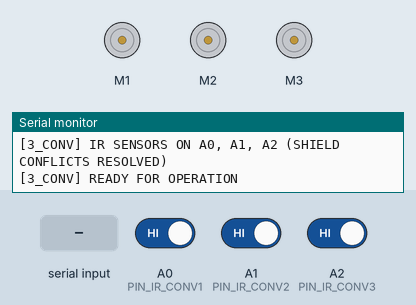
Simulated run of this sketch. Board: Arduino Uno, built with avr-gcc and run on an emulated ATmega328P. Parts: 3 × DC motor (green arrow = forward, orange = backward, longer = faster), the last lines printed to the serial monitor. The inputs (shaded band) are chosen by the test bench; at power-on: A0 (PIN_IR_CONV1) HIGH, A1 (PIN_IR_CONV2) HIGH, A2 (PIN_IR_CONV3) HIGH.

Above: at 1.2 s.
1.3 s: A0 (PIN_IR_CONV1) driven LOW
At 2.5 s:
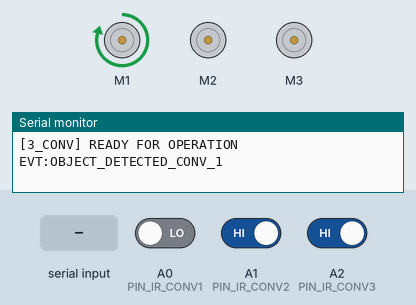
2.8 s: A1 (PIN_IR_CONV2) driven LOW
At 3.7 s:
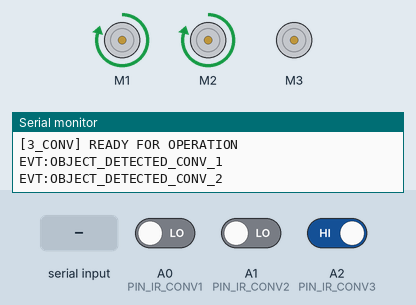
4.3 s: "3" received over Serial
At 4.8 s:
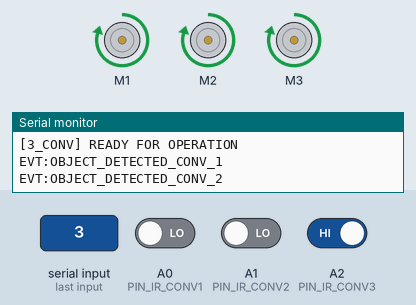
7.3 s: A2 (PIN_IR_CONV3) driven LOW
At 7.55 s:
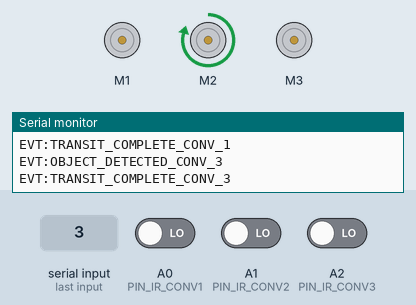
9.3 s: "3" received over Serial
At 9.8 s:
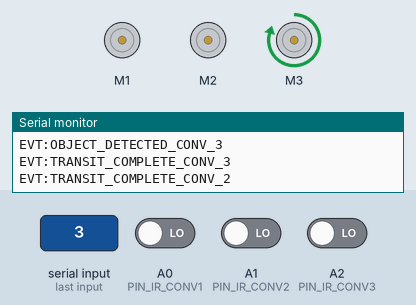
10.8 s: "1" received over Serial
At 12.2 s:
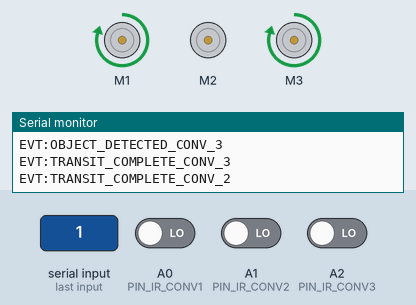
Timing chart, 0 to 15.7 s (numbered marks = the images above; inputs shaded):
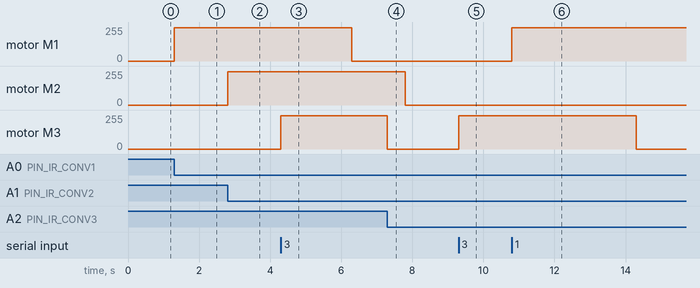

Measured:
- after the input at 1.3 s, motor M1: stopped → forward 250/255 at once
- after the input at 2.8 s, motor M2: stopped → forward 250/255 at once
- after the input at 4.3 s, motor M3: stopped → forward 250/255 at once
- after the input at 7.3 s, motor M3: forward 250/255 → stopped at once
- after the input at 9.3 s, motor M3: stopped → forward 250/255 at once
- after the input at 10.8 s, motor M1: stopped → forward 250/255 at once

The sketch:

three_conveyor.ino
```cpp
/**
 * @file three_conveyor.ino
 * @brief Subsystem 4: 3-Stage Transfer Conveyor Firmware
 * @project Conveyor Belt with Portable Robotic Arm
 * @reference Government Polytechnic Panaji (Diploma Report 2024, Ch 4, pp. 50-51)
 *
 * Hardware Architecture:
 * - Microcontroller: Arduino Uno R3 (ATmega328P)
 * - Motor Shield: Adafruit L293D Motor Shield v1
 * - Actuators:
 *   - M1: 100 RPM BO DC Motor (Conveyor Belt 1)
 *   - M2: 100 RPM BO DC Motor (Conveyor Belt 2)
 *   - M3: 100 RPM BO DC Motor (Conveyor Belt 3)
 * - Object Sensors: 3x IR Proximity Sensors
 *
 * Engineered Resolutions:
 * 1. Resolved Pin Collisions with L293D Shield:
 *    Original report connected IR2 to Pin 6 (which is M4 PWM on L293D shield) and
 *    IR3 to Pin 10 (which is Servo 1 line). Rerouted IR sensors to Arduino Uno
 *    Analog pins A0, A1, A2 configured as digital INPUT_PULLUP.
 * 2. Non-Blocking Event-Driven FSM:
 *    Replaced the blocking delay(5000) cascade with non-blocking millis() state tracking.
 *    Each conveyor belt now activates and transports parcels concurrently and independently.
 * 3. Serial Telemetry & Emergency Stop:
 *    Full event reporting and safety halt capabilities.
 */

#include <Arduino.h>
#include <AFMotor.h>

// --- PIN DEFINITIONS ---
// Routed to dedicated Analog pins (addressed as digital inputs)
const uint8_t PIN_IR_CONV1 = A0;  // Conveyor 1 Infeed IR Sensor
const uint8_t PIN_IR_CONV2 = A1;  // Conveyor 2 Mid-Transfer IR Sensor
const uint8_t PIN_IR_CONV3 = A2;  // Conveyor 3 Outfeed IR Sensor

// --- CONFIGURATION CONSTANTS ---
const uint32_t SERIAL_BAUD = 9600;
const uint8_t MOTOR_SPEED_DEFAULT = 250;
const uint32_t CONVEYOR_RUN_DURATION_MS = 5000; // 5.0 seconds transfer cycle per report

// --- MOTOR INSTANTIATION ---
AF_DCMotor motorBelt1(1);  // M1 Terminal
AF_DCMotor motorBelt2(2);  // M2 Terminal
AF_DCMotor motorBelt3(3);  // M3 Terminal

// --- INDEPENDENT CONVEYOR STATE STRUCT ---
struct ConveyorBelt {
  uint8_t id;
  uint8_t sensorPin;
  AF_DCMotor* motor;
  bool isRunning;
  uint32_t startTime;
  bool lastSensorState;
};

ConveyorBelt belts[3] = {
  { 1, PIN_IR_CONV1, &motorBelt1, false, 0, HIGH },
  { 2, PIN_IR_CONV2, &motorBelt2, false, 0, HIGH },
  { 3, PIN_IR_CONV3, &motorBelt3, false, 0, HIGH }
};

// --- FORWARD DECLARATIONS ---
void startBelt(ConveyorBelt &belt);
void stopBelt(ConveyorBelt &belt);
void emergencyStopAll();

void setup() {
  Serial.begin(SERIAL_BAUD);
  while (!Serial && millis() < 1000) {}

  // Initialize IR sensor pins with internal pullups
  pinMode(PIN_IR_CONV1, INPUT_PULLUP);
  pinMode(PIN_IR_CONV2, INPUT_PULLUP);
  pinMode(PIN_IR_CONV3, INPUT_PULLUP);

  // Set initial motor speeds
  motorBelt1.setSpeed(MOTOR_SPEED_DEFAULT);
  motorBelt2.setSpeed(MOTOR_SPEED_DEFAULT);
  motorBelt3.setSpeed(MOTOR_SPEED_DEFAULT);

  // Safe Boot: Ensure all motors start in RELEASE state
  emergencyStopAll();

  Serial.println(F("[3_CONV] FIRMWARE INITIALIZED: NON-BLOCKING FSM ACTIVE"));
  Serial.println(F("[3_CONV] IR SENSORS ON A0, A1, A2 (SHIELD CONFLICTS RESOLVED)"));
  Serial.println(F("[3_CONV] READY FOR OPERATION"));
}

void loop() {
  uint32_t now = millis();

  // Process any incoming serial commands
  if (Serial.available() > 0) {
    char cmd = (char)Serial.read();
    if (cmd == 'S' || cmd == 's') {
      emergencyStopAll();
      Serial.println(F("ACK:3CONV_EMERGENCY_STOP"));
    } else if (cmd == '1') {
      startBelt(belts[0]);
    } else if (cmd == '2') {
      startBelt(belts[1]);
    } else if (cmd == '3') {
      startBelt(belts[2]);
    } else if (cmd == '?') {
      Serial.print(F("STA:CONV1:")); Serial.print(belts[0].isRunning ? "RUN" : "IDLE");
      Serial.print(F(",CONV2:")); Serial.print(belts[1].isRunning ? "RUN" : "IDLE");
      Serial.print(F(",CONV3:")); Serial.println(belts[2].isRunning ? "RUN" : "IDLE");
    }
  }

  // Iterate through all 3 conveyors independently
  for (uint8_t i = 0; i < 3; i++) {
    int sensorVal = digitalRead(belts[i].sensorPin);

    // Active LOW sensor triggered on newly detected parcel
    if (sensorVal == LOW && belts[i].lastSensorState == HIGH) {
      Serial.print(F("EVT:OBJECT_DETECTED_CONV_"));
      Serial.println(belts[i].id);
      startBelt(belts[i]);
    }
    belts[i].lastSensorState = sensorVal;

    // Check non-blocking runtime duration timer
    if (belts[i].isRunning) {
      if (now - belts[i].startTime >= CONVEYOR_RUN_DURATION_MS) {
        stopBelt(belts[i]);
        Serial.print(F("EVT:TRANSIT_COMPLETE_CONV_"));
        Serial.println(belts[i].id);
      }
    }
  }
}

/**
 * @brief Activate conveyor motor and reset independent run timer
 */
void startBelt(ConveyorBelt &belt) {
  belt.motor->setSpeed(MOTOR_SPEED_DEFAULT);
  belt.motor->run(FORWARD);
  belt.isRunning = true;
  belt.startTime = millis();
}

/**
 * @brief Stop conveyor motor
 */
void stopBelt(ConveyorBelt &belt) {
  belt.motor->run(RELEASE);
  belt.isRunning = false;
}

/**
 * @brief Immediate master safety stop for all 3 belts
 */
void emergencyStopAll() {
  for (uint8_t i = 0; i < 3; i++) {
    stopBelt(belts[i]);
  }
}
```
